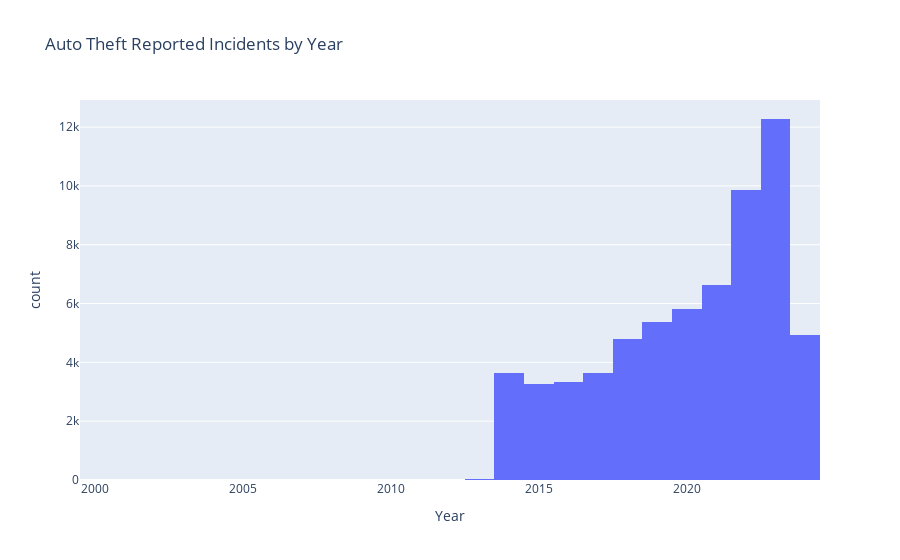

This figure's notebook cell:
### Code cell
#import plotly express library for visualization
import plotly.express as px

#Generate histogram to show incidents reported in each year to see yearly incident trends. Dataset used was latest updated July 23rd 2024
fig_incident_count = px.histogram(auto_df,x="OCC_YEAR", 
                                  labels={
                                      "OCC_YEAR":"Year",
                                      "count":"Count of Occurences"
                                  },
                                  title='Auto Theft Reported Incidents by Year')
fig_incident_count.show()

# Histogram shows that there is a steady increase in auto thefts over time. 
# While 2022 and 2023 may have been outliers, 2024 incidences is trending above 2021 and prior years.
# This indicates that without intervention, the environment has shifted to likely expect increased reported auto theft occurances since 2021.

### Figure 1 — Plotly figure (JSON) as saved in the notebook; plotly's stock layout.template omitted (floating-point values rounded to 4 significant figures; data arrays with more than 128 entries replaced by an {"elided": "..."} marker saying what was removed)
{"data": [{"alignmentgroup": "True", "bingroup": "x", "hovertemplate": "Year=%{x}<br>count=%{y}<extra></extra>", "legendgroup": "", "marker": {"color": "#636efa", "pattern": {"shape": ""}}, "name": "", "offsetgroup": "", "orientation": "v", "showlegend": false, "type": "histogram", "x": {"elided": "63629 int values"}, "xaxis": "x", "yaxis": "y"}], "layout": {"barmode": "relative", "legend": {"tracegroupgap": 0}, "title": {"text": "Auto Theft Reported Incidents by Year"}, "xaxis": {"anchor": "y", "domain": [0, 1], "title": {"text": "Year"}}, "yaxis": {"anchor": "x", "domain": [0, 1], "title": {"text": "count"}}}}
